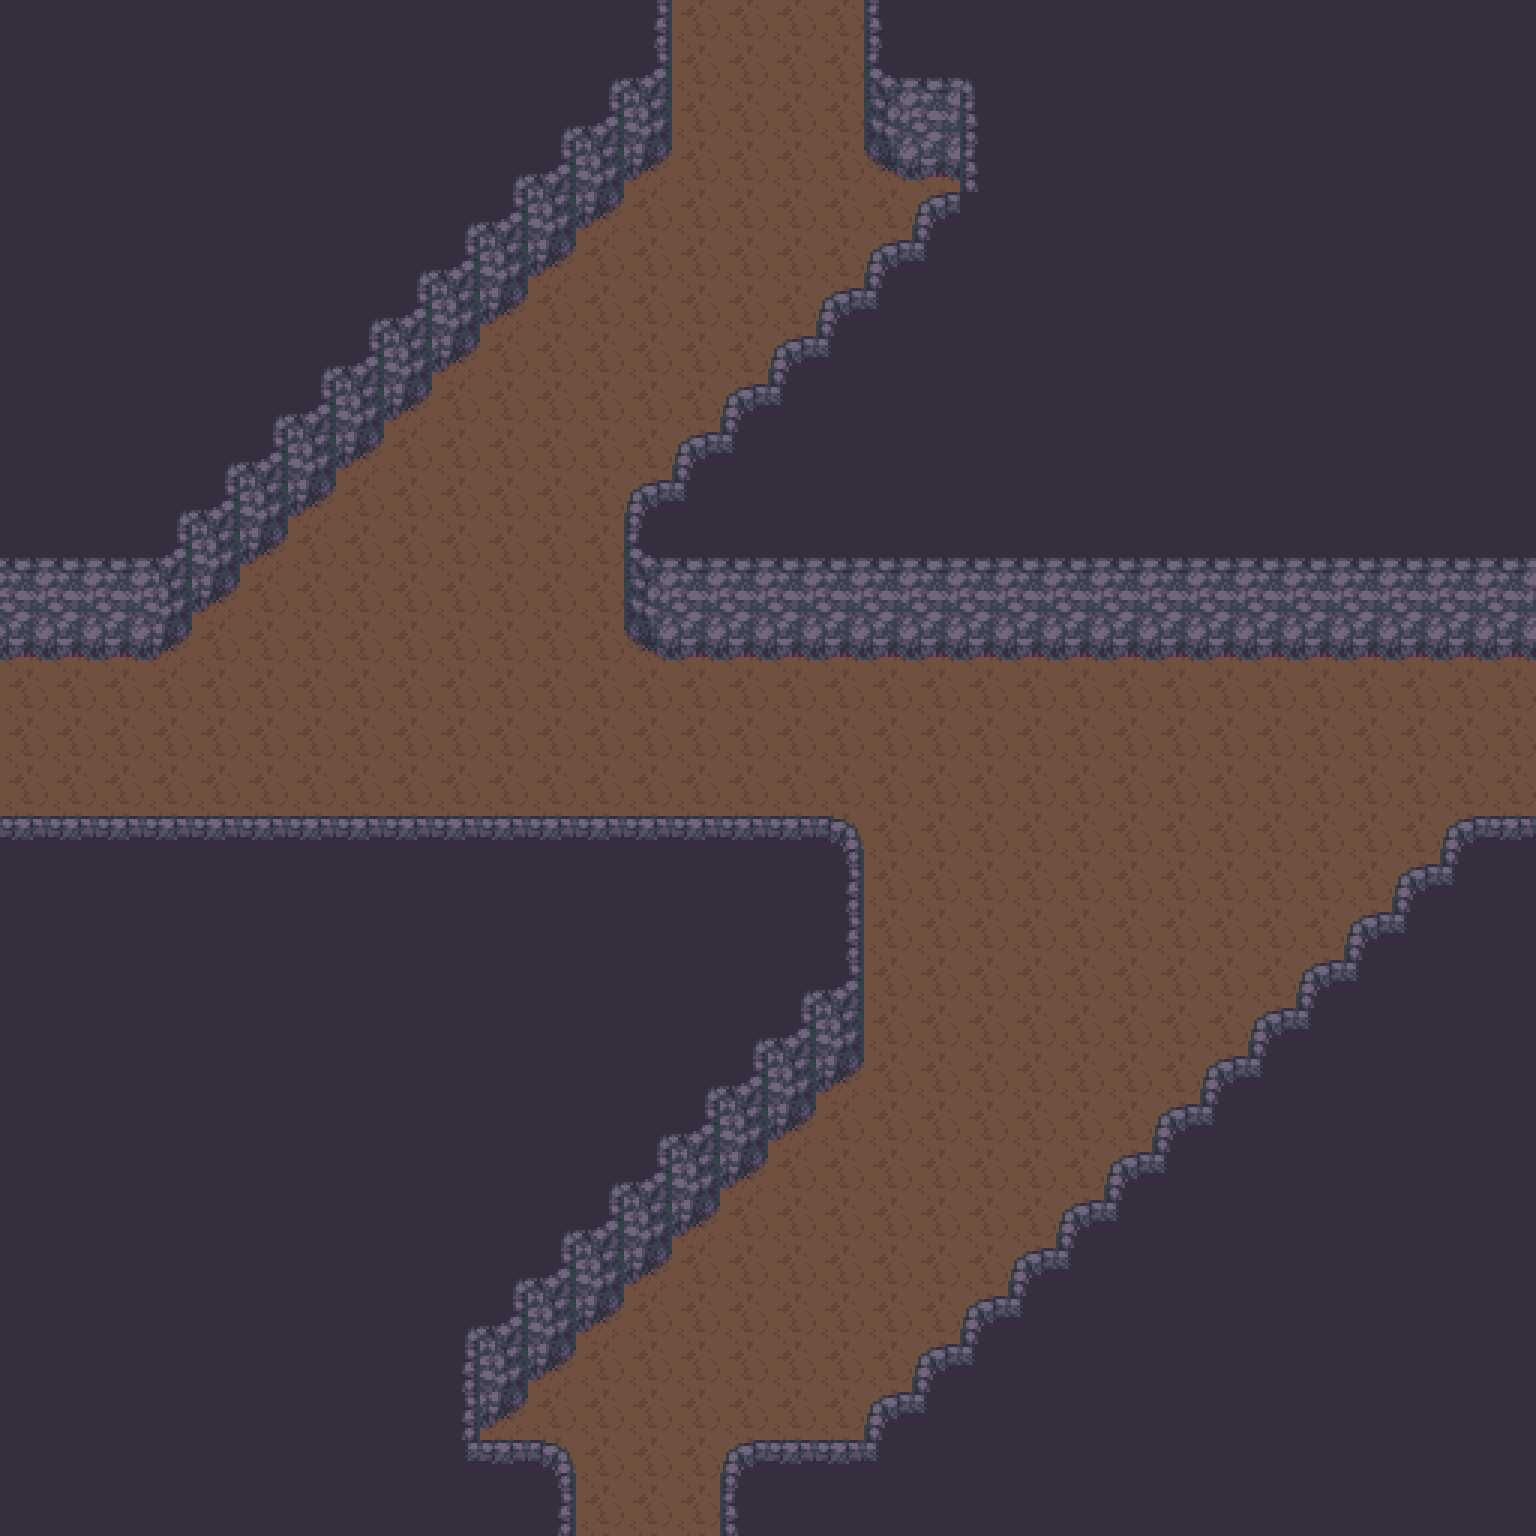

Below is a game level as drawn by its tile map, then a one-line description and the .tmx that defines it (tile-layer data replaced by summaries):
An orthogonal 32x32 tile map with 48x48 px tiles, 2 tile layers (Floor, Furnishing).

<map version="1.2" tiledversion="1.3.4" orientation="orthogonal" renderorder="right-down" width="32" height="32" tilewidth="48" tileheight="48" infinite="0" nextlayerid="3" nextobjectid="1">
 <tileset firstgid="1" source="Cave.tsx" />
 <layer id="2" name="Floor" width="32" height="32">
  <data>[1024 cells, 1024 non-empty, 1 distinct tile ids]</data>
 </layer>
 <layer id="1" name="Furnishing" width="32" height="32">
  <data>[1024 cells, 734 non-empty, 19 distinct tile ids]</data>
 </layer>
</map>
